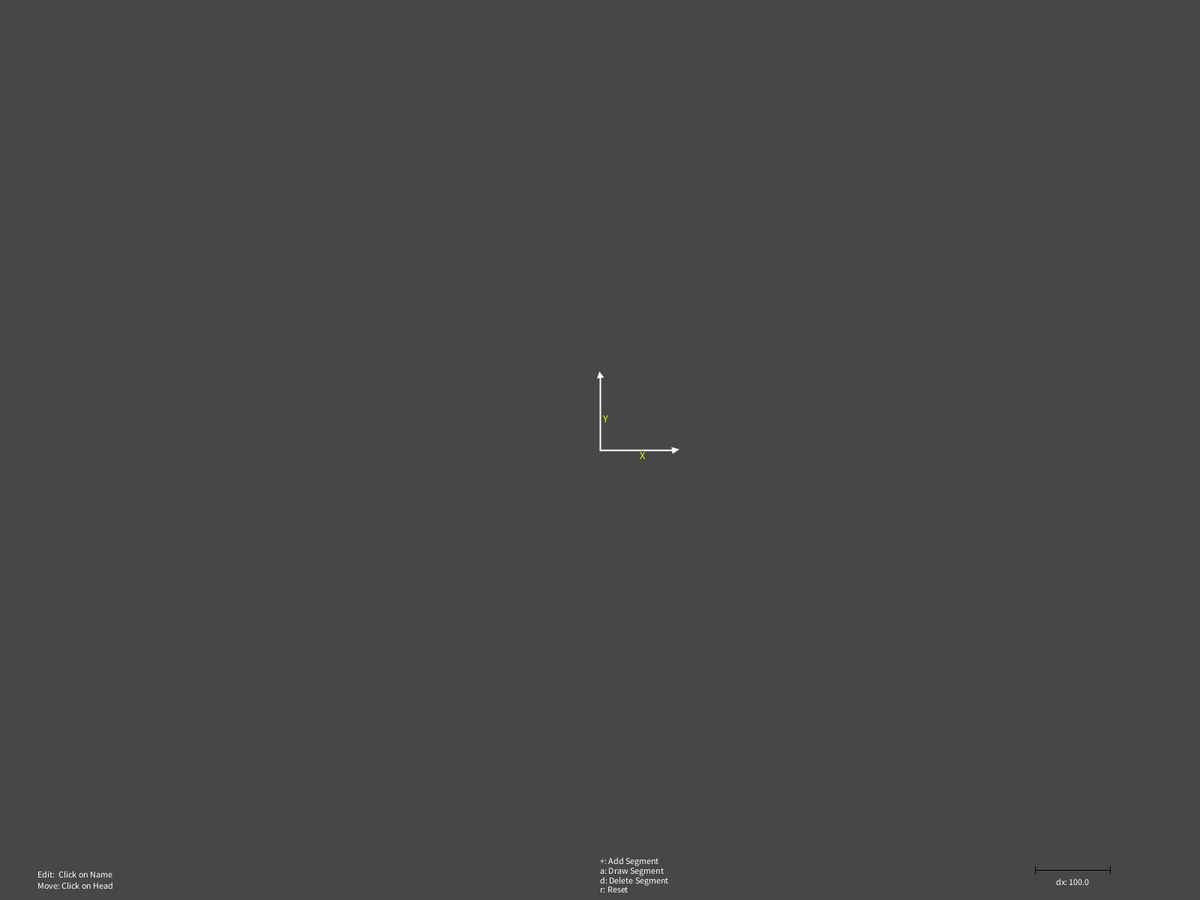
Frame 1 (no input)
Frame 60 (the mouse pressed at the canvas centre just before this capture): identical to frame 1, image omitted
Frame 120 (the mouse held since frame 60 and released just before this capture): identical to frame 1, image omitted

The Processing sketch that drew this single still picture (run headless with seeded random() and noise(); from frame 60 on, the mouse is pressed at the canvas centre):

// Processing sketch: ZeigerDiagramm
// ── ZeigerDiagramm.pde
ArrayList<Segment> Segments = new ArrayList();
PVector translationVector = new PVector();
PVector mousePos= new PVector();
PVector addVector1 = new PVector();
PVector addVector2 = new PVector();
boolean GlobalSegmentSelected;
boolean GlobalSegmentEdit;
boolean DrawEnabled;
boolean DrawPointSelected;
boolean ShowAddWindow;
boolean ShowEditWindow;
//TextfelderSelected
boolean selectedName;
boolean AddNormalForm;
boolean AddExpForm;
boolean SelectedNormalForm1;
boolean SelectedNormalForm2;
boolean SelectedExpForm1;
boolean SelectedExpForm2;
boolean EditNameBool;
boolean EditNormalForm;
boolean EditExpForm;
boolean EditNormalForm1;
boolean EditNormalForm2;
boolean EditExpForm1;
boolean EditExpForm2;
boolean EditScaleBool;
//TextFeilder
String DrawPoint1 = " ";
String DrawPoint2 = " ";
String Re = "";
String Im = "";
String Mag = "";
String Phi = "";
String Name = "New";
String EditRe = "";
String EditIm = "";
String EditMag = "";
String EditPhi = "";
String EditName = "";
String EditScale = "";

float absScale=1;
int PointIndex;

color Violett = color(129, 1, 217);
color Cyian = color(0, 226, 223);
color Red = color(255, 34, 20);
color Green = color(0, 180, 33);
color White = color(255, 255, 255);
color EditColor;

void setup() {
  fullScreen();
  rectMode(CENTER);
  Segments.add(new Segment(new PVector(0, 100, 0), "Y"));
  Segments.add(new Segment(new PVector(100, 0, 0), "X"));
}

void draw() {
  background(71);
  pushMatrix();
  trans();
  for (Segment S : Segments) {
    S.move();
    S.show();
    S.edit();
  }
  popMatrix();
  DrawVectors();
  HUD();
}

// ── Functions.pde
/////////////////////////////////////////////////////////////////////////////
void trans() {
  translate(width/2, height/2);
  mousePos.set(mouseX-width/2, mouseY-height/2);
  translationVector.mult(0);
  if (mousePressed) {
    if (mouseButton == RIGHT) {
      translationVector.x+=mouseX-pmouseX; 
      translationVector.y+=mouseY-pmouseY;
    }
  }
}

/////////////////////////////////////////////////////////////////////////////
void HUD() {
  textAlign(LEFT);
  fill(255);
  text("+: Add Segment   ", width/2, height-48);
  text("a: Draw Segment  ", width/2, height-35);
  text("d: Delete Segment", width/2, height-22);
  text("r: Reset         ", width/2, height-10);
  text("Move: Click on Head", 50, height-15);
  text("Edit:  Click on Name", 50, height-30);

  textAlign(CENTER);
  if (!ShowEditWindow) {
    //Scale
    text("dx: " + 1/(absScale/100.0), width-170, height-20);
    //dx
    stroke(0, 0, 1);
    strokeWeight(1);
    line(width-220, height-40, width-120, height-40);
    line(width-220, height-35, width-220, height-45);
    line(width-120, height-35, width-120, height-45);
  }
  //AddVectors
  if (ShowAddWindow) {
    AddNewSegment();
  }
  if (ShowEditWindow) {
    EditSegment();
  }
}

/////////////////////////////////////////////////////////////////////////////
void DrawVectors() {
  addVector1.add(translationVector);

  if (DrawEnabled) {
    PVector tempAddpos = mousePos;
    PVector newPos= mousePos;
    fill(Cyian);
    textAlign(CENTER);
    text("Draw Enabled", width/2, 20);
    if (FlankeMaus()&&mouseButton==LEFT) {
      boolean leave=false;
      for (Segment S : Segments) {
        if (!DrawPointSelected) {
          S.botSelected=false;
          if (mousePos.dist(S.absPos)<20) {
            addVector1=S.absPos.copy().add(width/2, height/2);
            DrawPointSelected=true;
            DrawPoint1=S.name;
            leave=true;
            PointIndex=S.hashCode();
          }
          if (mousePos.dist(S.offset)<20) {
            addVector1=S.offset.copy().add(width/2, height/2);
            DrawPointSelected=true;
            DrawPoint1=S.name;
            leave=true;
            PointIndex=S.hashCode();
            S.botSelected=true;
          }
        }
      }
      if (!DrawPointSelected && !leave) {
        addVector1=mousePos.copy().add(width/2, height/2);
        DrawPointSelected=true;
        DrawPoint1="A";
        leave=true;
      }
      if (DrawPointSelected && !leave) {
        boolean added=false;
        for (Segment S : Segments) {
          if (mousePos.dist(S.absPos)<20) {
            addVector2=S.absPos.copy().add(width/2, height/2);
            DrawPoint2=S.name;
            added=true;
          }
          if (mousePos.dist(S.offset)<20) {
            addVector2=S.offset.copy().add(width/2, height/2);
            DrawPoint2=S.name;
            added=true;
          }
        }
        if (!added) {
          addVector2=mousePos.copy().add(width/2, height/2);
          DrawPoint2="B";
          added=true;
        }
        if (added) {
          PVector diff = addVector2.copy().sub(addVector1);
          diff.y*=-1;
          diff.div(absScale);
          Segments.add(new Segment(diff, addVector1.sub(width/2, height/2), DrawPoint1 +"-"+DrawPoint2));
          addVector1.mult(0);
          addVector2.mult(0);
          DrawPointSelected=false;
          DrawEnabled=false;
        }
      }
    }
    if (DrawPointSelected) {
      for (Segment S : Segments) {
        if ( PointIndex==S.hashCode()) {
          if (S.botSelected) {
            addVector1=S.offset.copy().add(width/2, height/2);
          } else {
            addVector1=S.absPos.copy().add(width/2, height/2);
          }
        }
      }
    } 
    for (Segment S : Segments) {
      if (mousePos.dist(S.absPos)<20) {
        newPos=S.absPos.copy();
      }
      if (mousePos.dist(S.offset)<20) {
        newPos=S.offset.copy();
      }
    }

    if (DrawPointSelected) {
      stroke(120, 180, 255);
      line(newPos.x+width/2, newPos.y+height/2, addVector1.x, addVector1.y);
    }

    for (Segment S : Segments) {
      if (mousePos.dist(S.absPos)<20) {
        tempAddpos=S.absPos.copy();
      }
      if (mousePos.dist(S.offset)<20) {
        tempAddpos=S.offset.copy();
      }
    }
    ellipse(tempAddpos.x+width/2, tempAddpos.y+height/2, 8, 8);
  }
}

//FlankeMaus
boolean before;
boolean FlankeMaus() {
  boolean now = before;
  before = mousePressed;
  return (before && !now);
}

///////////////////////////////////////////////////////////////////////////////////////////

void AddNewSegment() {
  stroke(255);
  rect(100, height-150, 200, 300);

  //Buttons
  ////////////////////////////////////////////////////
  stroke(0);
  strokeWeight(2);
  //Button 1
  if (AddNormalForm==true) {
    fill(255, 0, 0);
  } else {
    noFill();
  }
  ellipse(10, height-200, 10, 10);

  //Button 2
  if (AddExpForm==true) {
    fill(255, 0, 0);
  } else {
    noFill();
  }
  ellipse(10, height-140, 10, 10);
  strokeWeight(1);

  //Textfelder
  ////////////////////////////////////////////////////
  //NormalForm
  fill(0, 125, 0, 200);
  //1
  if (SelectedNormalForm1) {
    fill(125, 125, 0, 200);
  }
  rect(60, height-180, 60, 20);
  //2
  fill(0, 125, 0, 200);
  if (SelectedNormalForm2) {
    fill(125, 125, 0, 200);
  }
  rect(140, height-180, 60, 20);

  //ExponentenForm
  fill(0, 125, 0, 200);
  //1
  if (SelectedExpForm1) {
    fill(125, 125, 0, 200);
  }
  rect(60, height-120, 60, 20);
  //2
  fill(0, 125, 0, 200);
  if (SelectedExpForm2) {
    fill(125, 125, 0, 200);
  }
  rect(140, height-120, 60, 20);

  //Buttons
  //Add
  fill(170, 125, 80, 200);
  rect(100, height-70, 180, 30);

  //Name
  fill(0, 125, 125, 200);
  if (selectedName) {
    fill(125, 125, 0, 200);
  }
  rect(100, height-250, 180, 30);

  //Text
  ////////////////////////////////////////////////////
  fill(0);
  textAlign(CENTER, CENTER);
  text(Re, 60, height-180);
  text(Im, 140, height-180);
  text(Mag, 60, height-120);
  text(Phi, 140, height-120);
  text(Name, 100, height-250);
  text("Normal-Form (x+jy)", 100, height-200);
  text("Exp-Form (a<phi) ", 100, height-140);
  text("Add", 100, height-70);
  text("Name", 100, height-280);

  //SelectButtons
  ////////////////////////////////////////////////////
  if (mousePressed) {
    if (mouseX>30 && mouseX<90 && mouseY>height-190 && mouseY<height-170) {
      SelectedNormalForm1=true;
      SelectedNormalForm2=false;
      SelectedExpForm1=false;
      SelectedExpForm2=false;
      selectedName=false;
    }
    if (mouseX>110 && mouseX<170 && mouseY>height-190 && mouseY<height-170) {
      SelectedNormalForm2=true;
      SelectedNormalForm1=false;
      SelectedExpForm1=false;
      SelectedExpForm2=false;
      selectedName=false;
    }
    if (mouseX>30 && mouseX<90 && mouseY>height-130 && mouseY<height-110) {
      SelectedExpForm1=true;
      SelectedExpForm2=false;
      SelectedNormalForm2=false;
      SelectedNormalForm1=false;
      selectedName=false;
    }
    if (mouseX>110 && mouseX<170 && mouseY>height-130 && mouseY<height-110) {
      SelectedExpForm2=true;
      SelectedExpForm1=false;
      SelectedNormalForm2=false;
      SelectedNormalForm1=false;
      selectedName=false;
    }
    if (mouseX>10 && mouseX<190 && mouseY> height-250-15 && mouseY< height-250+15) {
      selectedName=true;
      SelectedExpForm2=false;
      SelectedExpForm1=false;
      SelectedNormalForm2=false;
      SelectedNormalForm1=false;
    }
    if (mouseY<height-300 || mouseX>200) {
      selectedName=false;
      SelectedExpForm2=false;
      SelectedExpForm1=false;
      SelectedNormalForm2=false;
      SelectedNormalForm1=false;
      if (mouseButton == LEFT) {
        ShowAddWindow=false;
      }
    }
    if (dist(mouseX, mouseY, 10, height-200)<10) {
      AddNormalForm=true;
      AddExpForm=false;
    }
    if (dist(mouseX, mouseY, 10, height-140)<10) {
      AddExpForm=true;
      AddNormalForm=false;
    }
  }
  //AddSegment
  ////////////////////////////////////////////////////
  if (FlankeMaus()) {
    if (mouseX>10 && mouseX<190 && mouseY>height-70-15 && mouseY<height-70+15) {
      float x=0;
      float y=0;
      boolean leave=false;
      if (AddNormalForm) {
        try {
          x=Float.valueOf(Re);
          y=Float.valueOf(Im);
        } 
        catch (NumberFormatException nfe) {
          leave=true;
        }
        if (!leave) {
          PVector val = new PVector(x, y, 0);
          Segments.add(new Segment(val, Name));
        }
      }
      if (AddExpForm) {
        try {
          x=Float.valueOf(Mag);
          y=Float.valueOf(Phi);
        }
        catch (NumberFormatException nfe) {
          leave=true;
        }
        if (!leave) {
          PVector val = new PVector(x, y, 1);
          Segments.add(new Segment(val, Name ));
        }
      }
    }
  }
}

/////////////////////////////////////////////////////////
void EditSegment() {
  stroke(255);
  fill(255);
  rect(width-100, height-155, 200, 310);

  for (Segment S : Segments) {
    if (S.edit==true) {
      //Textfelder

      //NormalForm
      fill(0, 125, 0, 200);
      //1
      if (EditNormalForm1) {
        fill(125, 125, 0, 200);
      }
      rect(width-140, height-180, 60, 20);
      //2
      fill(0, 125, 0, 200);
      if (EditNormalForm2) {
        fill(125, 125, 0, 200);
      }
      rect(width-60, height-180, 60, 20);

      //ExponentenForm
      fill(0, 125, 0, 200);
      //1
      if (EditExpForm1) {
        fill(125, 125, 0, 200);
      }
      rect(width-140, height-120, 60, 20);
      //2
      fill(0, 125, 0, 200);
      if (EditExpForm2) {
        fill(125, 125, 0, 200);
      }
      rect(width-60, height-120, 60, 20);

      //Buttons
      //Add
      fill(170, 125, 80, 200);
      rect(width-100, height-55, 180, 30);

      //Name
      fill(0, 125, 125, 200);
      if (EditNameBool) {
        fill(125, 125, 0, 200);
      }
      rect(width-100, height-250, 180, 30);

      //Scale
      fill(0, 125, 0, 200);
      if (EditScaleBool) {
        fill(125, 125, 0, 200);
      }
      rect(width-40, height-20, 50, 25);

      //Buttons
      ////////////////////////////////////////////////////
      stroke(0);
      strokeWeight(2);
      //Button 1
      if (EditNormalForm==true) {
        fill(255, 0, 0);
      } else {
        noFill();
      }
      ellipse(width-190, height-200, 10, 10);

      //Button 2
      if (EditExpForm==true) {
        fill(255, 0, 0);
      } else {
        noFill();
      }
      ellipse(width-190, height-140, 10, 10);
      strokeWeight(1);

      //Text
      ////////////////////////////////////////////////////
      fill(0);
      textAlign(CENTER, CENTER);
      text(EditIm, width-60, height-180);
      text(EditRe, width-140, height-180);
      text(EditPhi, width-60, height-120);
      text(EditMag, width-140, height-120);
      text(EditName, width-100, height-250);
      text(roundToNPlaces(S.StaticVal.x, 3) +" +"+ roundToNPlaces(S.StaticVal.y, 3) +"j\nEdit: '"+S.name +"'", width-100, height-210);
      text(roundToNPlaces(S.StaticVal.mag(), 3)+" <" +roundToNPlaces(degrees(S.StaticVal.heading()), 3) +"°\nEdit: '"+S.name +"'", width-100, height-150);
      text("Scale:\nCurr.: " + roundToNPlaces(S.Scale, 2), width-120, height-20);
      text(EditScale, width-40, height-20);
      text("Save & Exit", width-100, height-55);
      text("New Name for:\n" +"'"+S.name +"'", width-100, height-285);
      //Colors
      ////////////////////////////////////////////////////
      // rect(width-40, height-20, 50, 25);
      fill(White);
      ellipse(width-180, height-85, 15, 15);
      fill(Violett);
      ellipse(width-140, height-85, 15, 15);
      fill(Red);
      ellipse(width-100, height-85, 15, 15);
      fill(Green);
      ellipse(width-60, height-85, 15, 15);
      fill(Cyian);
      ellipse(width-20, height-85, 15, 15);

      stroke(0);
      //Color
      fill(EditColor);
      rect(width-180, height-20, 20, 20);

      //SelectButtons
      ////////////////////////////////////////////////////
      if (FlankeMaus()) {
        if (mouseX<width-30 && mouseX>width-90 && mouseY>height-190 && mouseY<height-170) {
          EditNormalForm1=false;
          EditNormalForm2=true;
          EditExpForm1=false;
          EditExpForm2=false;
          EditNameBool=false;
          EditScaleBool=false;
        }
        if (mouseX<width-110 && mouseX>width-170 && mouseY>height-190 && mouseY<height-170) {
          EditNormalForm1=true;
          EditNormalForm2=false;
          EditExpForm1=false;
          EditExpForm2=false;
          EditNameBool=false;
          EditScaleBool=false;
        }
        if (mouseX<width-110 && mouseX>width-170 &&mouseY>height-130 && mouseY<height-110) {
          EditNormalForm1=false;
          EditNormalForm2=false;
          EditExpForm1=true;
          EditExpForm2=false;
          EditNameBool=false;
          EditScaleBool=false;
        }
        if (mouseX<width-30 && mouseX>width-90  && mouseY>height-130 && mouseY<height-110) {
          EditNormalForm1=false;
          EditNormalForm2=false;
          EditExpForm1=false;
          EditExpForm2=true;
          EditNameBool=false;
          EditScaleBool=false;
        }
        if (mouseX<width-10 && mouseX>width-190 && mouseY>height-250-15 && mouseY<height-250+15) {
          EditNormalForm1=false;
          EditNormalForm2=false;
          EditExpForm1=false;
          EditExpForm2=false;
          EditNameBool=true;
          EditScaleBool=false;
        }
        if (mouseX<width-40+25 && mouseX>width-40-25 && mouseY>height-20-12.5 && mouseY<height-20+12.5) {
          EditNormalForm1=false;
          EditNormalForm2=false;
          EditExpForm1=false;
          EditExpForm2=false;
          EditNameBool=false;
          EditScaleBool=true;
        }
        if (mouseX<width-200 || mouseY<height-300) {
          EditNormalForm1=false;
          EditNormalForm2=false;
          EditExpForm1=false;
          EditExpForm2=false;
          EditNameBool=false;
          EditScaleBool=false;
          if (mouseButton == LEFT) {
            ShowEditWindow=false;
            GlobalSegmentEdit=false;
            S.edit=false;
          }
        }      

        if (abs(mouseY-(height-85))<30) {
          if (abs(mouseX-(width-180))<8) {
            EditColor=White;
          }
          if (abs(mouseX-(width-140))<8) {
            EditColor=Violett;
          }
          if (abs(mouseX-(width-100))<8) {
            EditColor=Red;
          }
          if (abs(mouseX-(width-60))<8) {
            EditColor=Green;
          }
          if (abs(mouseX-(width-20))<8) {
            EditColor=Cyian;
          }
        }
        ///////////////////////////////////////////////////
        //Add
        if (dist(mouseX, mouseY, width-200+10, height-200)<10) {
          EditNormalForm=!EditNormalForm;
          EditExpForm=false;
        }
        if (dist(mouseX, mouseY, width-200+10, height-140)<10) {
          EditExpForm=!EditExpForm;
          EditNormalForm=false;
        }
        if (mouseX<width-10 && mouseX>width-190 && mouseY>height-55-15 && mouseY<height-55+15) {
          float x=0;
          float y=0;
          boolean leave=false;

          if (EditName != "") {
            S.name=EditName;
          }
          if (EditScale != str(S.Scale)) {
            float scal=1.00;
            try {
              scal=Float.valueOf(EditScale);
            } 
            catch (NumberFormatException nfe) {
              leave=true;
            }
            S.Scale*=scal;
            S.val.mult(scal);
            S.StaticVal.mult(scal);
          }

          if (EditNormalForm) {
            try {
              x=Float.valueOf(EditRe);
            } 
            catch (NumberFormatException nfe) {
              x=S.StaticVal.x;
            }
            try {
              y=Float.valueOf(EditIm);
            } 
            catch (NumberFormatException nfe) {
              y=S.StaticVal.y;
            }
            if (!leave) {
              PVector val = new PVector(x, -y, 0);
              S.StaticVal=val.copy();
              S.StaticVal.y*=-1;
              val.mult(absScale);
              S.val=val;
            }
          }
          if (EditExpForm) {
            try {
              x=Float.valueOf(EditMag);
            }
            catch (NumberFormatException nfe) {
              x=S.StaticVal.mag();
            }
            try {
              y=Float.valueOf(EditPhi);
            }
            catch (NumberFormatException nfe) {
              y=-degrees(S.StaticVal.heading());
            }
            if (!leave) {
              PVector val = new PVector(x, -y, 1);
              val=changeCordinates(val);
              S.StaticVal=val.copy();
              S.StaticVal.y*=-1;
              val.mult(absScale);
              S.val=val;
            }
          }
          ShowEditWindow=false;
          GlobalSegmentEdit=false;
          S.edit=false;
          S.col=EditColor;
        }
      }
    }
  }
}


float roundToNPlaces(float val, int n) {
  val*=pow(10, n);
  val=round(val);
  val/=pow(10, n);
  return val;
}

// ── Segment.pde
class Segment {
  PVector val = new PVector();
  PVector StaticVal = new PVector();
  PVector offset=new PVector();
  PVector absPos = new PVector();
  boolean selected;
  boolean edit;
  boolean botSelected;
  String name;
  color col = White;
  float Scale = 1.00;
  float scaleConstant;

  Segment(PVector val_, String name_) {
    //GetCoordinates
    if (val_.z==1) {
      val=changeCordinates(val_);
    } else {
      val=val_;
    }
    StaticVal=val.copy();
    val.mult(absScale);
    name=name_;
    val.y*=-1;
  }

  Segment(PVector val_, PVector offset_, String name_) {
    //GetCoordinates
    if (val_.z==1) {
      val=changeCordinates(val_);
    } else {
      val=val_;
    }
    StaticVal=val.copy();
    offset=offset_.copy();
    val.mult(absScale);
    name=name_;
    val.y*=-1;
  }

  void show() {
    strokeWeight(2);
    pushMatrix();
    translate(offset.x, offset.y);
    //Line
    stroke(col);
    if (mousePos.dist(absPos)<20&& !GlobalSegmentSelected&&!DrawEnabled) {
      stroke(255, 255, 0);
    }
    if (selected) {
      stroke(120, 180, 255);
    }
    line(0, 0, val.x, val.y);
    //Text
    textAlign(CENTER, CENTER);
    fill(250, 250, 0);
    textSize(constrain(val.mag()*sqrt(absScale), 0.001, 14));
    text(name, val.x/2+7*scaleConstant, val.y/2+7*scaleConstant);
    textSize(12);
    //EndPoints
    fill(col);
    pushMatrix();
    translate(val.x, val.y);
    rotate(val.heading()-PI/2);
    float hLen=0.3*absScale*sqrt(val.mag());
    hLen=constrain(hLen, 0, val.mag()*0.1);
    triangle(-hLen, -hLen, hLen, -hLen, 0, hLen);  
    popMatrix();
    popMatrix();
    strokeWeight(1);
  }

  void move() {
    scaleConstant=constrain(absScale, 0, 1);
    offset=offset.copy().add(translationVector);
    absPos = val.copy().add(offset);
    if (Flanke()&&!DrawEnabled && mouseButton==LEFT ) {
      if (!selected) {
        if (mousePos.dist(absPos)<20 && !GlobalSegmentSelected) {
          selected = true;
          GlobalSegmentSelected=true;
        }
      } else {
        GlobalSegmentSelected=false;
        selected=false;
      }
    }
    if (selected) {
      offset.x=mousePos.x-val.x;
      offset.y=mousePos.y-val.y;
      for (Segment S : Segments) {
        if (S.StaticVal!=StaticVal) {
          if (offset.dist(S.absPos)<20) {
            offset=S.absPos.copy();
          }
          if (offset.dist(S.offset)<20) {
            offset=S.offset;
          }
          if ((offset.copy().add(val)).dist(S.offset)<20) {
            offset=S.offset.copy().sub(val);
          }
          if ((offset.copy().add(val)).dist(S.absPos)<20) {
            offset=S.absPos.copy().sub(val);
          }
        }
      }
    }
  }

  void edit() {
    if (Flanke2() && !ShowAddWindow) {
      if (mousePos.x>(val.x/2+offset.x)+7*scaleConstant-(7+constrain(val.mag()*sqrt(absScale), 0.001, 14)+Name.length()*10)/2 && mousePos.x<(val.x/2+offset.x)+7*scaleConstant+(7+constrain(val.mag()*sqrt(absScale), 0.001, 14)+Name.length()*10)/2) {
        if (abs(mousePos.y-(val.y/2+offset.y)-7*scaleConstant)<(7+constrain(val.mag()*sqrt(absScale), 0.001, 14))/2) {
          if (!GlobalSegmentEdit) {
            EditNormalForm=false;
            EditExpForm=false;
            EditScaleBool=false;
            ShowEditWindow=true;
            edit=true;
            GlobalSegmentEdit=true;
            EditColor=col;
            EditIm = "";
            EditRe = "";
            EditMag = "";
            EditPhi = "";
            EditName = "";
            EditScale= "1";
          } else {
            if (edit) {
              ShowEditWindow=false;
              GlobalSegmentEdit=false;
              edit=false;
            }
          }
        }
      }
    }
  }

  boolean before;
  boolean Flanke() {
    boolean now = before;
    before = mousePressed;
    return (before && !now);
  }
  boolean before2;
  boolean Flanke2() {
    boolean now2 = before2;
    before2 = mousePressed;
    return (before2 && !now2);
  }
}

/////////////////////////////////////////////////////////////////
PVector changeCordinates(PVector in) {
  PVector out = new PVector();
  out.x= cos(radians(in.y))*in.x;
  out.y= sin(radians(in.y))*in.x;
  return(out);
}


void mouseWheel(MouseEvent event) {
  float e = event.getCount();
  for (Segment S : Segments) {
    S.val.mult(1-e/10.0);
    S.offset.mult(1-e/10.0);
  }
  absScale*=1-e/10.0;
}

void keyPressed() {
  if (key=='+' && !ShowEditWindow) {
    ShowAddWindow=!ShowAddWindow;
    Name="New";
    Im = "";
    Re = "";
    Mag = "";
    Phi = "";
    AddNormalForm=false;
    AddExpForm=false;
  }
  if (key=='r' || key=='R') {
    Segments.clear();
    absScale=1;
  }
  if (key=='d' || key=='D') {
    for (int i=Segments.size()-1; i >=0; i--) {
      Segment S = Segments.get(i);
      if (S.selected) {
        if (S.edit) {
          ShowEditWindow=false;
          GlobalSegmentEdit=false;
        }
        Segments.remove(i);
        GlobalSegmentSelected=false;
      }
    }
  }
  if ((key=='a'||key=='A') && !ShowAddWindow && !ShowEditWindow ) {
    DrawEnabled=!DrawEnabled;
    addVector1.mult(0);
    addVector2.mult(0);
    DrawPointSelected=false;
    PointIndex=-1;
  }

  if (keyCode==9) {
    if (SelectedExpForm1) {
      SelectedExpForm1=false;
      SelectedExpForm2=true;
    }
    if (SelectedNormalForm2) {
      SelectedNormalForm2=false;
      SelectedExpForm1=true;
    }
    if (SelectedNormalForm1) {
      SelectedNormalForm1=false;
      SelectedNormalForm2=true;
    }
    if (selectedName) {
      selectedName=false;
      SelectedNormalForm1=true;
    }
    if (EditExpForm1) {
      EditExpForm1=false;
      EditExpForm2=true;
    }
    if (EditNormalForm2) {
      EditNormalForm2=false;
      EditExpForm1=true;
    }
    if (EditNormalForm1) {
      EditNormalForm1=false;
      EditNormalForm2=true;
    }
    if (EditNameBool) {
      EditNameBool=false;
      EditNormalForm1=true;
    }
  }

  if (keyCode!=16) {
    if (SelectedNormalForm1) {
      AddNormalForm=true;
      AddExpForm=false;
      if (keyCode!=8) {    
        Re=Re+key;
      } else {
        if (Re.length()>0) {
          Re=Re.substring(0, Re.length()-1);
        }
      }
    }
    if (EditNormalForm1) {
      EditNormalForm=true;
      EditExpForm=false;
      if (keyCode!=8) {    
        EditRe=EditRe+key;
      } else {
        if (EditRe.length()>0) {
          EditRe=EditRe.substring(0, EditRe.length()-1);
        }
      }
    }
    if (SelectedNormalForm2) {
      AddNormalForm=true;
      AddExpForm=false;
      if (keyCode!=8) {    
        Im=Im+key;
      } else {
        if (Im.length()>0) {
          Im=Im.substring(0, Im.length()-1);
        }
      }
    }
    if (EditNormalForm2) {
      EditNormalForm=true;
      EditExpForm=false;
      if (keyCode!=8) {    
        EditIm=EditIm+key;
      } else {
        if (EditRe.length()>0) {
          EditIm=EditIm.substring(0, EditIm.length()-1);
        }
      }
    }
    if (SelectedExpForm1) {
      AddNormalForm=false;
      AddExpForm=true;
      if (keyCode!=8) {    
        Mag=Mag+key;
      } else {
        if (Mag.length()>0) {
          Mag=Mag.substring(0, Mag.length()-1);
        }
      }
    }
    if (EditExpForm1) {
      EditNormalForm=false;
      EditExpForm=true;
      if (keyCode!=8) {    
        EditMag=EditMag+key;
      } else {
        if (EditMag.length()>0) {
          EditMag=EditMag.substring(0, EditMag.length()-1);
        }
      }
    }
    if (SelectedExpForm2) {
      AddNormalForm=false;
      AddExpForm=true;
      if (keyCode!=8) {    
        Phi=Phi+key;
      } else {
        if (Phi.length()>0) {
          Phi=Phi.substring(0, Phi.length()-1);
        }
      }
    }
    if (EditExpForm2) {
      EditNormalForm=false;
      EditExpForm=true;
      if (keyCode!=8) {    
        EditPhi=EditPhi+key;
      } else {
        if (EditPhi.length()>0) {
          EditPhi=EditPhi.substring(0, EditPhi.length()-1);
        }
      }
    }
    if (selectedName) {
      if (keyCode!=8) {    
        Name=Name+key;
      } else {
        if (Name.length()>0) {
          Name=Name.substring(0, Name.length()-1);
        }
      }
    }
    if (EditNameBool) {
      if (keyCode!=8) {    
        EditName=EditName+key;
      } else {
        if (EditName.length()>0) {
          EditName=EditName.substring(0, EditName.length()-1);
        }
      }
    }
    if (EditScaleBool) {
      if (keyCode!=8) {    
        EditScale=EditScale+key;
      } else {
        if (EditScale.length()>0) {
          EditScale=EditScale.substring(0, EditScale.length()-1);
        }
      }
    }
  }
}
